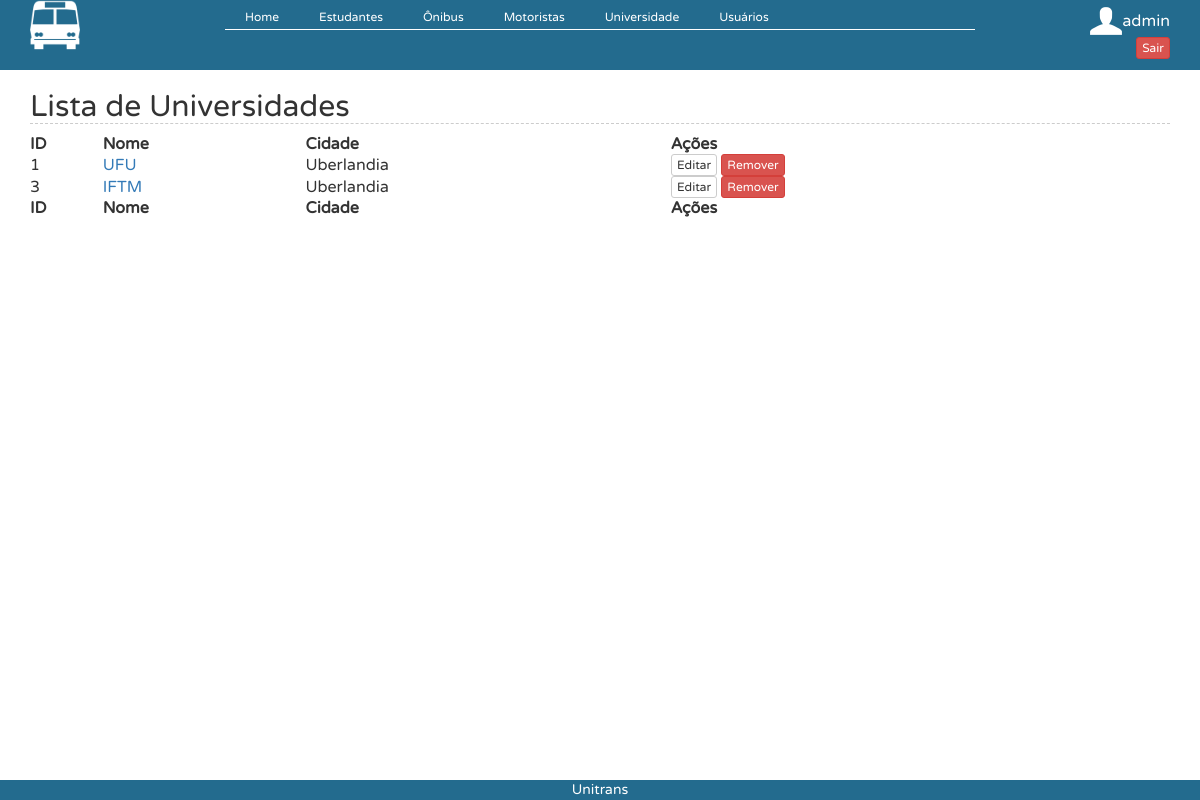
Page /?controller=universidade&action=index (signed in) on the committed database.
### tables this page shows
CREATE TABLE `universidade` (
  `id` int(11) NOT NULL AUTO_INCREMENT COMMENT '		',
  `nome` varchar(45) DEFAULT NULL,
  `cidade` varchar(45) DEFAULT NULL,
  PRIMARY KEY (`id`)
);

### controllers/UniversidadeController.php (called while the page is built, shortened)
<?php
class UniversidadeController {
    public function index() {
        $universidades = UniversidadeDAO::all();
        require_once('views/universidade/index.php');
    }
}
?>

### connection.php (called while the page is built, shortened)
<?php
  class Db {
    private static $instance = NULL;
    public static function getInstance() {
      if (!isset(self::$instance)) {
        $pdo_options[PDO::ATTR_ERRMODE] = PDO::ERRMODE_EXCEPTION;
        self::$instance = new PDO('mysql:host=localhost;dbname=teste', 'root', '123456', $pdo_options);
      }
      return self::$instance;
    }
  }
?>

### models/UniversidadeDAO.php (called while the page is built, shortened)
<?php
require_once 'models/Universidade.php';
class UniversidadeDAO {
    public static function all() {
        $lista = [];
        $req = Db::getInstance()->query('SELECT * FROM universidade');
        foreach ($req->fetchAll() as $linha) {
            $universidade = new Universidade();
            $universidade->setId($linha['id']);
            $universidade->setNome($linha["nome"]);
            $universidade->setCidade($linha["cidade"]);
            $lista[] = $universidade;
        }
        return $lista;
    }
}

### models/Universidade.php (called while the page is built)
<?php
class Universidade{
    private $id;
    private $nome;
    private $cidade;
function setId ($id){
        $this->id=$id;
    }
    function getId (){
        return $this->id;
    }
    public function getNome() {
        return $this->nome;
    }
    public function setNome($nome) {
        $this->nome = $nome;
    }
    public function getCidade() {
        return $this->cidade;
    }
    public function setCidade($cidade) {
        $this->cidade = $cidade;
    }
}
?>

### views/universidade/index.php (the view)
<h2>Lista de Universidades</h2>
<table id="example" class="display compact" cellspacing="0" width="100%">
    <thead>
        <tr>
            <th>ID</th>
            <th>Nome</th>
            <th>Cidade</th>
            <th>Ações</th>
        </tr>
    </thead>
    <tfoot>
        <tr>
            <th>ID</th>
            <th>Nome</th>
            <th>Cidade</th>
            <th>Ações</th>
        </tr>
    </tfoot>
    <tbody>
        <?php foreach ($universidades as $universidade) { ?>
            <tr>
                <td><?php echo $universidade->getId();?></td>
                <td><a href="?controller=universidade&action=view&id=<?php echo $universidade->getId();?>"><?php echo $universidade->getNome(); ?></a></td>
                <td><?php echo $universidade->getCidade(); ?></td>
                <td><button type="button" onclick="location.href='?controller=universidade&action=edit&id=<?php echo base64_encode($universidade->getId());?>';" class="btn btn-default btn-xs">Editar</button>
                    <button type="button" onclick="javascript:remover('?controller=universidade&action=delete&id=<?php echo base64_encode($universidade->getId());?>');" class="btn btn-danger btn-xs">Remover</button>
                </td>
            </tr>
        <?php } ?>
    </tbody>
</table>

### webroot/css/estilo.css (style rules this page uses)
* { margin:0; padding:0; font-family: myFirstFont; }
h2 { font-family: Arial, sans-serif; color: #3399CC; font-size: 30px; font-weight: bold; border-bottom: 1px dashed #ccc; margin: 0px 0px 0px 0px; }

### rows in the picture
universidade: id "1", nome "UFU", cidade "Uberlandia"
universidade: id "3", nome "IFTM", cidade "Uberlandia"

### other values in the picture
$_SESSION['login'] "admin"
